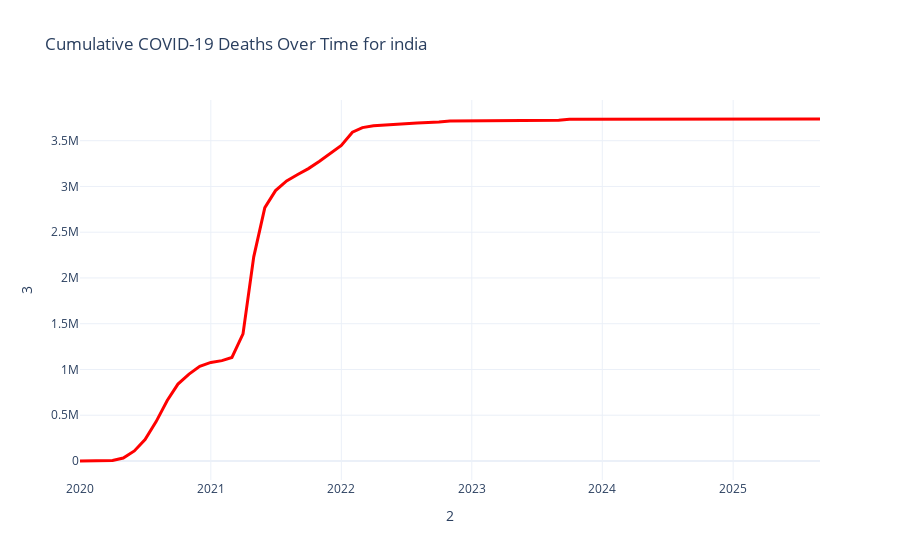

Source (notebook cell):
### Markdown cell above
## Visualization to show cumulative death over time for a country

### Code cell
country_to_check= input("Please enter the country to check: ")

# --- Configuration ---
DB_FILE = 'Himanshu.db'


conn = sqlite3.connect(DB_FILE)
cursor = conn.cursor()

# SQL Query using INNER JOINs
join_query = ('SELECT [Country/Region],[Weekly deaths],Date_String  FROM csvdata where LOWER([Country/Region])=?  order by Date_String;')


country_tuple = (country_to_check.lower(),)
results = cursor.execute(join_query, country_tuple)

#sql_update_query = f"""UPDATE apidata SET temperature = ?, feels_like= ?, humidity =?  WHERE lat = ? AND long = ? AND Date_String = ?; """


# Fetch all results
#results = cursor.execute(join_query)
df = pd.DataFrame(results)
print(df)
df[3] = df[1].cumsum()
print(df)

fig = px.line(
    df,
    x=2,          # X-axis is the timeline
    y=3,         # Y-axis is the growing total
    title='Cumulative COVID-19 Deaths Over Time for ' + country_to_check,
    labels={'Cumulative_Deaths': 'Total Deaths'},
    template='plotly_white'
)

# Customize the line for better visualization
fig.update_traces(
    line_color='red',
    line_width=3
)

fig.show()

### Figure 1 — Plotly figure (JSON) as saved in the notebook; plotly's stock layout.template omitted (floating-point values rounded to 4 significant figures)
{"data": [{"hovertemplate": "2=%{x}<br>3=%{y}<extra></extra>", "legendgroup": "", "line": {"color": "red", "dash": "solid", "width": 3}, "marker": {"symbol": "circle"}, "mode": "lines", "name": "", "orientation": "v", "showlegend": false, "x": ["2020-01-01", "2020-02-01", "2020-03-01", "2020-04-01", "2020-05-01", "2020-06-01", "2020-07-01", "2020-08-01", "2020-09-01", "2020-10-01", "2020-11-01", "2020-12-01", "2021-01-01", "2021-02-01", "2021-03-01", "2021-04-01", "2021-05-01", "2021-06-01", "2021-07-01", "2021-08-01", "2021-09-01", "2021-10-01", "2021-11-01", "2021-12-01", "2022-01-01", "2022-02-01", "2022-03-01", "2022-04-01", "2022-05-01", "2022-06-01", "2022-07-01", "2022-08-01", "2022-09-01", "2022-10-01", "2022-11-01", "2022-12-01", "2023-01-01", "2023-02-01", "2023-03-01", "2023-04-01", "2023-05-01", "2023-06-01", "2023-07-01", "2023-08-01", "2023-09-01", "2023-10-01", "2023-11-01", "2023-12-01", "2024-01-01", "2024-02-01", "2024-03-01", "2024-04-01", "2024-05-01", "2024-06-01", "2024-07-01", "2024-08-01", "2024-09-01", "2024-10-01", "2024-11-01", "2024-12-01", "2025-01-01", "2025-02-01", "2025-03-01", "2025-04-01", "2025-05-01", "2025-06-01", "2025-07-01", "2025-08-01", "2025-09-01"], "xaxis": "x", "y": [0, 0, 145, 6204, 31897, 109819, 234525, 430357, 660678, 840318, 949890, 1035288, 1077059, 1096934, 1130858, 1389221, 2230333, 2768356, 2954611, 3060954, 3130324, 3194936, 3275289, 3362021, 3447955, 3592164, 3642949, 3662941, 3671970, 3675187, 3683490, 3693897, 3699913, 3702995, 3714274, 3714879, 3715173, 3715363, 3715910, 3720045, 3723036, 3723327, 3723408, 3723500, 3724217, 3733051, 3733084, 3733427, 3734111, 3734368, 3734813, 3735096, 3735291, 3735354, 3735361, 3735448, 3735524, 3735575, 3735605, 3735627, 3735634, 3735634, 3735648, 3735648, 3735722, 3736541, 3736807, 3736922, 3736929], "yaxis": "y", "type": "scatter"}], "layout": {"xaxis": {"anchor": "y", "domain": [0.0, 1.0], "title": {"text": "2"}}, "yaxis": {"anchor": "x", "domain": [0.0, 1.0], "title": {"text": "3"}}, "legend": {"tracegroupgap": 0}, "title": {"text": "Cumulative COVID-19 Deaths Over Time for india"}}}
